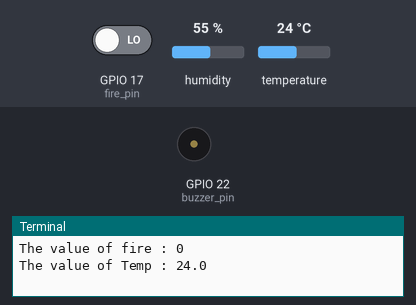
This program was run on a simulated Raspberry Pi (BCM pin numbers). Parts: buzzer (waves = sounding), the last lines printed to the terminal. The inputs (shaded band) are chosen by the test bench; at power-on: temperature 24 °C, GPIO 17 (fire_pin) LOW, humidity 55 %. Camera commands give no picture and take their timeout (5 s if none is given; 1 s for webcam tools); databases and web services accept everything at once and return nothing; web requests get an empty 200 reply after 0.4 s.

Above: at 2.2 s.
2.3 s: temperature set to 26 °C
At 5.5 s:
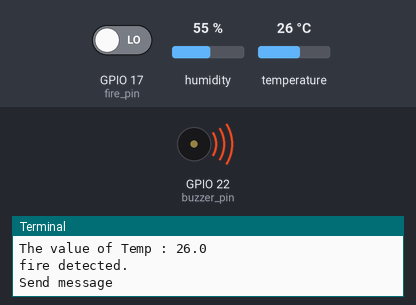
Timing chart, 0 to 10.2 s (numbered marks = the images above; inputs shaded):
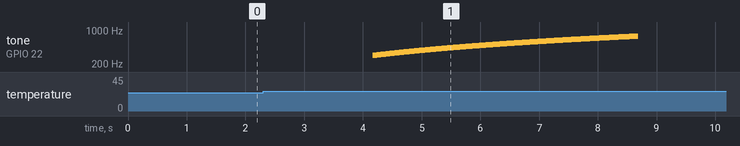

The program:

RaspberryPI.py
```python
import Adafruit_DHT # 온도 센서용 라이브러리
import RPi.GPIO as GPIO # GPIO 핀 라이브러리
import time
import os
from twilio.rest import Client # 문자 전송 모듈
import requests # HTTP 요청을 위한 라이브러리

# 17번 = 불꽃 감지 (input)
# 27번 = 온도 센서 (input)
# 22번 = 피에조 부저 (output)
fire_pin, temp_pin, buzzer_pin = 17, 27, 22

GPIO.setmode(GPIO.BCM) # GPIO 핀맵 사용
GPIO.setup(fire_pin, GPIO.IN) # 불꽃 감지 센서를 핀의 입력으로 받음.

temp_sensor = Adafruit_DHT.DHT11 # 온도 센서 객체 생성

GPIO.setup(buzzer_pin, GPIO.OUT) # 부저
GPIO.setwarnings(False) # GPIO 경고 무시

# <1> 온도 경계값. 특정 온도로 변경하고 싶으면 이 변수 변경할 것. 테스트 시 25도를 기준으로 함
temp_thr = 25

pwm = GPIO.PWM(buzzer_pin, 1) # 부저 핀 지정, 주파수 지정.

# 메세지 전송을 위한 SID, 토큰, 클라이언트 객체 생성
# <2> twillio 가입 후, 계정에서 아래의 내용들(sid, token)을 얻어야 함.
account_sid = ''
auth_token = ''
client = Client(account_sid, auth_token) #

# motion을 사용한 촬영/스트리밍 백그라운드에서 시작
os.system('sudo motion n &')

# oneM2M 기반의 Open Soruce Software IoT server platform인 Mobius 서버를 활용.

# http://203.253.128.177:7575/#!/monitor 주소로 접근한 후
# 두 개의 Target Resource에 각각 http://203.253.128.161:7579와 /Mobius/Fire_sensing를 입력하여 모니터링 가능

# 온도 값 저장을 위한 URL 주소와 헤더 설정
# 서버에서 실제 생성되는게 아니라 포맷을 미리 지정하는 것.
url_temp = 'http://203.253.128.161:7579/Mobius/Fire_sensing/Temp'
headers_temp =	{
        'Accept':'application/json',
        'X-M2M-RI':'12345',
        'X-M2M-Origin':'Fire_sensing',
        'Content-Type':'application/vnd.onem2m-res+json; ty=4'
}

# 불꽃 감지 값 저장을 위한 URL 주소와 헤더 설정. 위와 유사함.
url_fire = 'http://203.253.128.161:7579/Mobius/Fire_sensing/Fire'
headers_fire =	{
        'Accept':'application/json',
        'X-M2M-RI':'12345',
        'X-M2M-Origin':'Fire_sensing',
        'Content-Type':'application/vnd.onem2m-res+json; ty=4'
}

# 아래의 코드들은 모두 주기적으로 반복
while(1):
    # 불꽃 센서 값 출력 (RPI 모니터링용)
    print('The value of fire : {}'.format(GPIO.input(fire_pin)))
    try:
    # 온도 값 출력
        hum, temp = Adafruit_DHT.read_retry(temp_sensor, temp_pin) # 센서 값(습도, 온도) 읽기
        print('The value of Temp : {}'.format(temp)) # 온도만 출력(RPI 모니터링용)

    # 서버에 업로드 하기 위해 온도 데이터를 갱신하여 저장.
    # 위에 작성된 헤더에서 json 형태로 송신하기로 하였기 때문에 json 포맷으로 송신.
        data_temp =	{
            "m2m:cin": {
               "con": temp # con이라는 키 값에 온도 값 저장
            }
        }

        if (GPIO.input(fire_pin) == 1): # 화재 발생 시
            data_fire =	{
                "m2m:cin": {
                    "con": "화재 발생" # 위와 동일. 화재 발생 문자열을 con 키 값에 저장
            }
        }
        else: # 정상 상태인 경우
            data_fire =	{
                "m2m:cin": {
                    "con": "정상" # 위와 동일.
             }
        }

    # 앞에서 저장한 각각의 url로 헤더 파일과 함께 데이터를 송신하여 서버에 온도, 불꽃 감지 여부를 저장함.
        requests.post(url_temp, headers=headers_temp, json=data_temp)
        requests.post(url_fire, headers=headers_fire, json=data_fire)

    # 불꽃이 감지되거나 특정 온도 이상일 때
        if (GPIO.input(fire_pin) == False and (temp  >= temp_thr)):
        # 이 구간에 화재 감지 동작.

            print("fire detected.") #(RPI 모니터링용)

            print("Send message") #(RPI 모니터링용)
        # 메세지 객체를 생성하여 등록된 번호로 메시지 전송됨
        # <3> twillio에 가입하여 등록된 가상 번호와 실제 휴대폰 번호를 입력해주어야 함
            message = client.messages.create(
                body='화재가 감지되었습니다!', # 필요시 다른 메시지 입력
                from_='+', # 가상 번호
                to='+82'  # 실제 수신 번호
            )

            pwm.start(50) # 사이렌을 위한 pwm제어

        # for문 두개 -> 사이렌
            for i in range(300, 750):
                pwm.ChangeFrequency(i)
                time.sleep(0.01) # 1.5초간

            for i in range(750, 300, -1):
                pwm.ChangeFrequency(i)
                time.sleep(0.01) # 1.5초간

                pwm.stop() # 소리 중단

        else:
                print("nothing happened.") # (RPI 모니터링용)

                time.sleep(0.5) # 최소한의 딜레이를 걸어야 라파가 안뻗음.
    except:
        ''''''
```

Measured:
- the behaviour switches between 24 and 25 °C on temperature (found by bisection; images 0 and 1)
- after the input at 2.3 s, tone on GPIO 22 (buzzer_pin): plays 300 Hz for 0.01 s, 301 Hz for 0.01 s, 302 Hz for 0.01 s, 303 Hz for 0.01 s, 304 Hz for 0.01 s, 305 Hz for 0.01 s … (451 notes in this stretch), starting after 1.9 s
